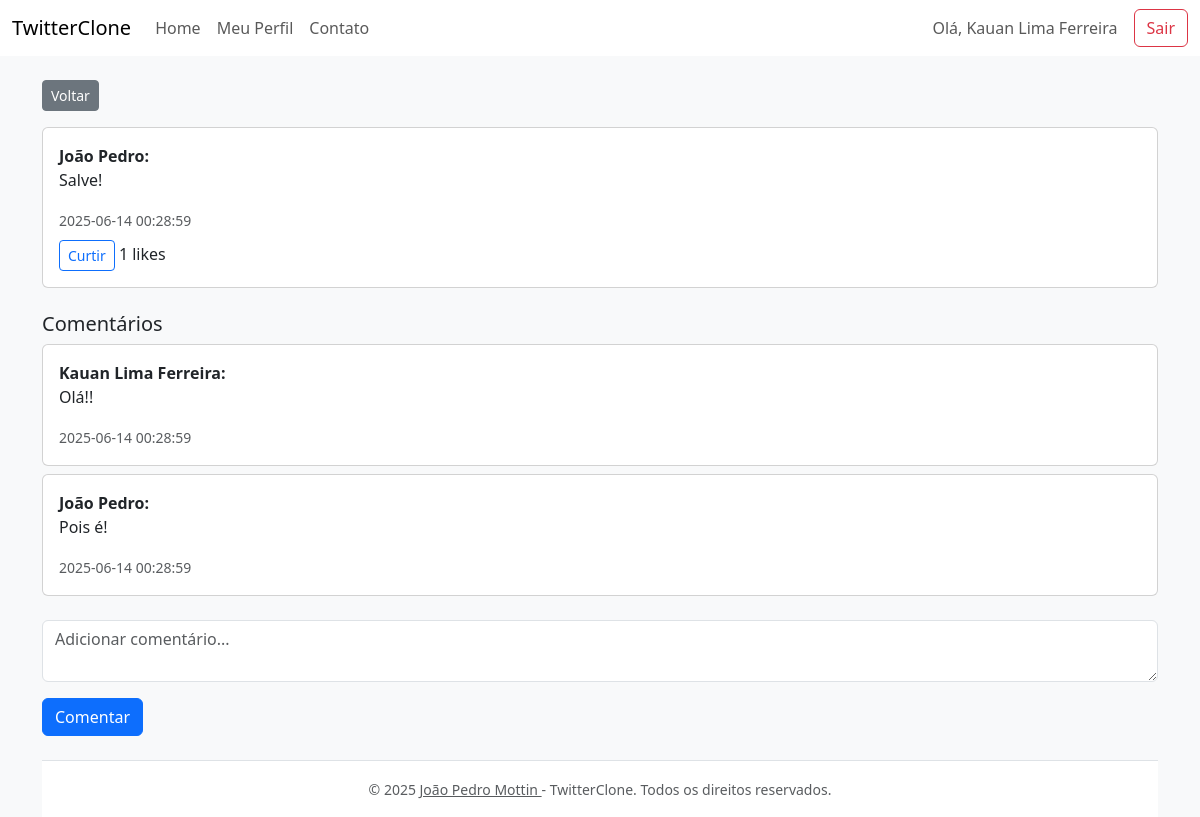
Screenshot of /?url=tweet/2 (signed in) with the database file from the repository.
### tables this page shows
CREATE TABLE `tweets` (
  `id` int(11) NOT NULL AUTO_INCREMENT,
  `user_id` int(11) NOT NULL,
  `texto` text NOT NULL,
  `criado_em` datetime DEFAULT current_timestamp(),
  PRIMARY KEY (`id`),
  KEY `user_id` (`user_id`)
);

CREATE TABLE `users` (
  `id` int(11) NOT NULL AUTO_INCREMENT,
  `nome` varchar(100) NOT NULL,
  `email` varchar(100) NOT NULL,
  `senha` varchar(255) NOT NULL,
  `cpf` varchar(14) NOT NULL,
  `data_nascimento` date NOT NULL,
  PRIMARY KEY (`id`),
  UNIQUE KEY `email` (`email`)
);

CREATE TABLE `comentarios` (
  `id` int(11) NOT NULL AUTO_INCREMENT,
  `tweet_id` int(11) NOT NULL,
  `user_id` int(11) NOT NULL,
  `texto` text NOT NULL,
  `criado_em` datetime DEFAULT current_timestamp(),
  PRIMARY KEY (`id`),
  KEY `tweet_id` (`tweet_id`),
  KEY `user_id` (`user_id`)
);

### controllers/TweetController.php (called while the page is built, shortened)
<?php
require_once __DIR__ . '/../models/Tweet.php';
require_once __DIR__ . '/../config/db.php';
require_once __DIR__ . '/../models/Comentario.php';
class TweetController {
    public function viewTweet($id)
    {
        $tweetModel = new Tweet(Conexao::getConexao());
        $tweet = $tweetModel->findById($id);
        $comentarioModel = new Comentario(Conexao::getConexao());
        $comentarios = $comentarioModel->findByTweetId($id);
        $userLiked = $tweetModel->userLikedTweet($id, $_SESSION['user_id']);
        require 'views/partials/header.php';
        require 'views/tweet.php';
        require 'views/partials/footer.php';
    }
}

### config/db.php (called while the page is built)
<?php
abstract class Conexao {
    private static $pdo;
    public static function getConexao() {
        if (!isset(self::$pdo)) {
            try {
                self::$pdo = new PDO("mysql:host=localhost;port=3306;dbname=Twitterclone;charset=utf8", "root", "");
                self::$pdo->setAttribute(PDO::ATTR_ERRMODE, PDO::ERRMODE_EXCEPTION);
            } catch (PDOException $e) {
                die("Erro de conexão: " . $e->getMessage());
            }
        }
        return self::$pdo;
    }
}
?>

### models/Tweet.php (called while the page is built, shortened)
<?php
require_once __DIR__ . '/../config/db.php';
class Tweet {
    private $db;
    public function __construct($db) {
        $this->db = $db;
    }
    public function findById($id) {
        $stmt = $this->db->prepare('
            SELECT t.id, t.texto, u.nome, t.criado_em,
                   (SELECT COUNT(*) FROM likes WHERE tweet_id = t.id) AS likes_count
            FROM tweets t
            JOIN users u ON u.id = t.user_id
            WHERE t.id = ?
        ');
        $stmt->execute([$id]);
        return $stmt->fetch(PDO::FETCH_ASSOC);
    }
    public function userLikedTweet($tweet_id, $user_id) {
        $stmt = $this->db->prepare('SELECT 1 FROM likes WHERE tweet_id = ? AND user_id = ? LIMIT 1');
        $stmt->execute([$tweet_id, $user_id]);
        return $stmt->fetch() !== false;
    }
}

### models/Comentario.php (called while the page is built, shortened)
<?php
require_once __DIR__ . '/../config/db.php';
class Comentario {
    private $db;
    public function __construct($db) {
        $this->db = $db;
    }
    public function findByTweetId($tweetId) {
        $stmt = $this->db->prepare('
            SELECT c.id, c.texto, c.user_id, c.criado_em, u.nome
            FROM comentarios c
            JOIN users u ON u.id = c.user_id
            WHERE c.tweet_id = ?
            ORDER BY c.criado_em ASC
        ');
        $stmt->execute([$tweetId]);
        return $stmt->fetchAll(PDO::FETCH_ASSOC);
    }
}

### views/tweet.php (the view, shortened to what this page needs)
<a href="?url=home" class="btn btn-secondary btn-sm mb-3">Voltar</a>
<div class="card mb-4">
    <div class="card-body">
        <strong><?php echo htmlspecialchars($tweet['nome']); ?>:</strong>
        <p><?php echo htmlspecialchars($tweet['texto']); ?></p>
        <small class="text-muted"><?php echo $tweet['criado_em']; ?></small>
        <div class="mt-2">
            <form method="POST" action="?url=like/toggle/<?php echo $tweet['id']; ?>" style="display:inline;">
                <button type="submit" class="btn btn-<?php echo $userLiked ? 'primary' : 'outline-primary'; ?> btn-sm">
                    <?php echo $userLiked ? 'Descurtir' : 'Curtir'; ?>
                </button>
            </form>
            <span><?php echo $tweet['likes_count']; ?> likes</span>
        </div>
    </div>
</div>
<h5>Comentários</h5>
<?php foreach ($comentarios as $c): ?>
    <div class="card mb-2">
        <div class="card-body">
            <strong><?php echo htmlspecialchars($c['nome']); ?>:</strong>
            <p><?php echo htmlspecialchars($c['texto']); ?></p>
            <small class="text-muted"><?php echo $c['criado_em']; ?></small>
        </div>
    </div>
<?php endforeach; ?>
<form method="POST" class="mt-4">
    <div class="mb-3">
        <textarea name="comentario" class="form-control" placeholder="Adicionar comentário..." required></textarea>
    </div>
    <button type="submit" class="btn btn-primary">Comentar</button>
</form>

### rows the page displays
tweets: user.nome "João Pedro", texto "Salve!", criado_em "2025-06-14 00:28:59"
comentarios: user.nome "Kauan Lima Ferreira", texto "Olá!!", criado_em "2025-06-14 00:28:59"
comentarios: user.nome "João Pedro", texto "Pois é!", criado_em "2025-06-14 00:28:59"

### other values shown
$_SESSION['user_nome'] "Kauan Lima Ferreira"
$tweet['likes_count'] "1"
